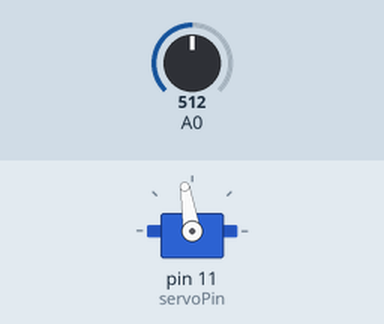
This sketch was run on a simulated Arduino Uno, built with avr-gcc and run on an emulated ATmega328P. Shown: servo. The test bench sets the inputs (shaded band); at power-on: A0 = 512.

Above: at 1.2 s.
1.3 s: A0 set to 716
At 1.68 s:
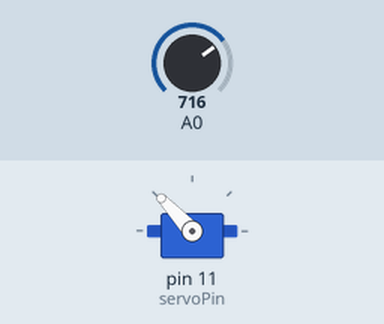
4.3 s: A0 set to 0
At 4.7 s:
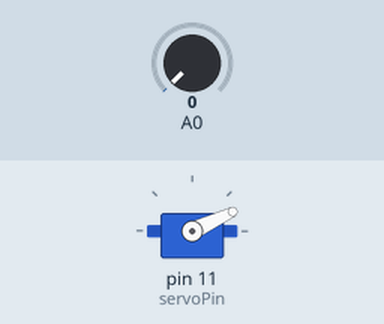
Timing chart, 0 to 57.8 s (numbered marks = the images above; inputs shaded):
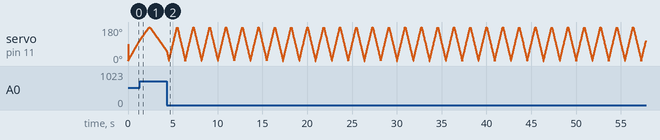

The sketch:

sketch_13-3.ino
```cpp
#include <Servo.h>
Servo myServo;
int servoPin = 11;
unsigned long time_previous, time_current;
int angle;
int angle_step = 1;
void setup(){
  Serial.begin(9600);
  myServo.attach(servoPin); // 서보 모터 연결
}

void loop(){
  int reading = analogRead(A0);
  int interval = map(reading, 0, 1023, 5, 20);
  time_current = millis();

  if(time_current - time_previous >= interval){
    time_previous = time_current;
    angle += angle_step;
    if(angle > 180){
      angle = 180;
      angle_step *= -1;
    }else if(angle < 0){
      angle = 0;
      angle_step *= -1;
    }
    myServo.write(angle);
  }


  int new_interval = map(reading, 0, 1023, 5, 20);
  if(new_interval != interval){
    interval = new_interval;
    Serial.print("Current Interval : ");
    Serial.println(interval);
  }
}
```
